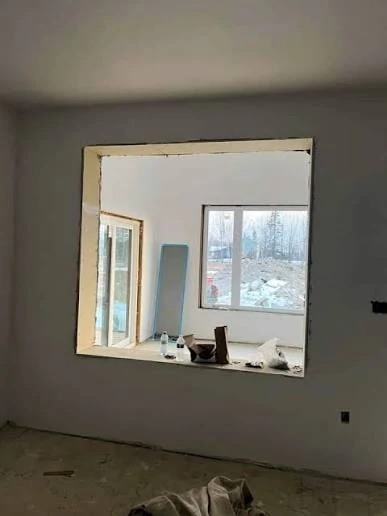
#> input picture fastapi-service/generated/sessions/04c92a81-9c2c-4221-90a7-0eb3a53b4f07/workspace.webp, 387 x 516 px
$ python -i brightness.py   (imports and definitions only)   (older library calls are emulated)
#> lines starting #> are read from the running program, lines starting #| are printed output that depends on the picture; after the words box and inside, x2 and y2 are one past the last pixel; in counts of white or black regions, pixels touching at a corner belong together
from pathlib import Path
from typing import Literal, TypedDict

import cv2
import numpy as np

BrightnessCategory = Literal["dim", "normal", "bright"]
TemperatureCategory = Literal["cool", "neutral", "warm"]


class BrightnessAnalysis(TypedDict):
    mean_pixel_intensity: float
    category: BrightnessCategory


class LightDirection(TypedDict):
    x: float
    y: float


class SuggestedModelAdjustments(TypedDict):
    brightness: float
    contrast: float
    saturation: float
    color_mix: float
    blur_px: float
    grain: float
    shadow_opacity: float
    exposure_bias: float
    ambient_tint_hex: str
    directional_intensity: float
    ambient_intensity: float


class LightingAnalysis(TypedDict):
    mean_rgb: list[int]
    ambient_rgb: list[int]
    ambient_hex: str
    contrast: float
    saturation: float
    warmth: float
    tint: float
    temperature: TemperatureCategory
    sharpness: float
    noise: float
    light_direction: LightDirection
    suggested: SuggestedModelAdjustments


def analyze_brightness(image_path: Path) -> BrightnessAnalysis:
    image = cv2.imread(str(image_path))
    if image is None:
        raise ValueError("Unable to read image for brightness analysis.")

    grayscale = cv2.cvtColor(image, cv2.COLOR_BGR2GRAY)
    mean_intensity = float(grayscale.mean())

    return {
        "mean_pixel_intensity": round(mean_intensity, 2),
        "category": classify_brightness(mean_intensity),
    }


def analyze_lighting(image_path: Path) -> LightingAnalysis:
    image = cv2.imread(str(image_path))
#> image is the input picture: shape (516, 387, 3); mean B, G, R 95.3, 105.4, 110.1
    if image is None:
        raise ValueError("Unable to read image for lighting analysis.")

    image = _downscale_for_analysis(image)
    grayscale = cv2.cvtColor(image, cv2.COLOR_BGR2GRAY)
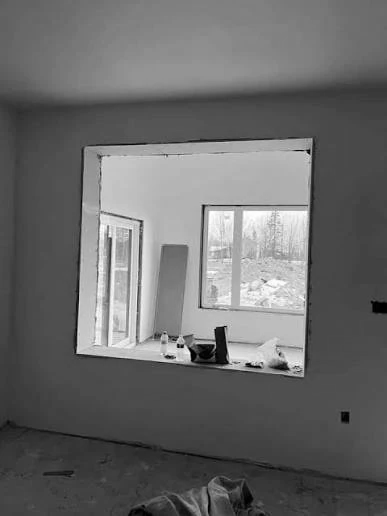
#> grayscale: shape (516, 387); min 0, max 255, mean 105.7
    rgb = cv2.cvtColor(image, cv2.COLOR_BGR2RGB)
    hsv = cv2.cvtColor(image, cv2.COLOR_BGR2HSV)
#> hsv: shape (516, 387, 3); mean H, S, V 25.8, 47.1, 111.6
    lab = cv2.cvtColor(image, cv2.COLOR_BGR2LAB)
#> lab: shape (516, 387, 3); mean of channels 0, 1, 2 112.2, 128.1, 134.5

    lightness = lab[:, :, 0].astype(np.float32) * (100.0 / 255.0)
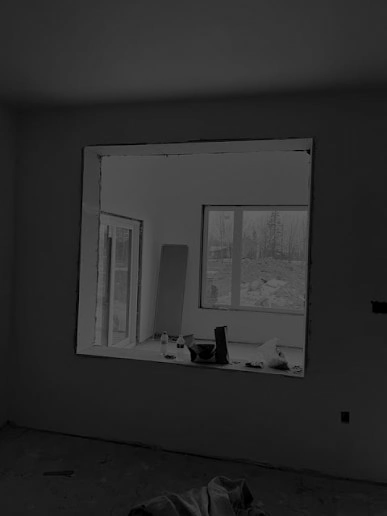
#> lightness: shape (516, 387) float32; min 0, max 100, mean 44
    median_lightness = float(np.median(lightness))
#> median_lightness = 33.73
    mean_lightness = float(np.mean(lightness))
#> mean_lightness = 44

    # Normalized scene exposure: E_scene in [0.65, 1.35]
    scene_exposure = float(
        np.clip(
            (median_lightness / 50.0) * 0.90 + (mean_lightness / 50.0) * 0.10,
            0.65,
            1.35,
        )
    )
#> scene_exposure = 0.695
    exposure_bias = float(np.clip(scene_exposure - 1.0, -0.30, 0.30))
#> exposure_bias = -0.3

    contrast = float(np.std(grayscale) / 64.0)
#> contrast = 0.794
    saturation = float(np.mean(hsv[:, :, 1]) / 255.0)
#> saturation = 0.185
    mean_rgb_array = np.mean(rgb.reshape(-1, 3), axis=0)
#> mean_rgb_array = [110.1, 105.4, 95.31]
    mean_rgb = [int(round(value)) for value in mean_rgb_array]
#> mean_rgb = [110, 105, 95]

    ambient_rgb, ambient_hex = _compute_ambient_rgb(rgb, lightness)

    red, green, blue = mean_rgb_array
    warmth = float(np.clip((red - blue) / 90.0, -1.0, 1.0))
    tint = float(np.clip((green - ((red + blue) / 2.0)) / 90.0, -1.0, 1.0))

    laplacian_var = float(cv2.Laplacian(grayscale, cv2.CV_64F).var())
    sharpness = float(np.clip(laplacian_var / 850.0, 0.0, 1.50))
    noise = _estimate_noise(grayscale)
    light_direction = _estimate_light_direction(grayscale)

    # Directional confidence based on luminance difference and contrast
    dir_mag = np.sqrt(light_direction["x"] ** 2 + light_direction["y"] ** 2)
    directional_confidence = float(np.clip(dir_mag * min(contrast, 1.2), 0.0, 1.0))

    suggested = _suggest_model_adjustments(
        scene_exposure=scene_exposure,
        exposure_bias=exposure_bias,
        contrast=contrast,
        saturation=saturation,
        sharpness=sharpness,
        noise=noise,
        ambient_hex=ambient_hex,
        directional_confidence=directional_confidence,
    )

    return {
        "mean_rgb": mean_rgb,
        "ambient_rgb": ambient_rgb,
        "ambient_hex": ambient_hex,
        "contrast": round(float(np.clip(contrast, 0.0, 2.0)), 3),
        "saturation": round(float(np.clip(saturation, 0.0, 1.0)), 3),
        "warmth": round(warmth, 3),
        "tint": round(tint, 3),
        "temperature": _classify_temperature(warmth),
        "sharpness": round(sharpness, 3),
        "noise": round(noise, 3),
        "light_direction": light_direction,
        "suggested": suggested,
    }


def classify_brightness(mean_intensity: float) -> BrightnessCategory:
    if mean_intensity <= 85:
        return "dim"
    if mean_intensity <= 170:
        return "normal"
    return "bright"


def _downscale_for_analysis(image: np.ndarray) -> np.ndarray:
    height, width = image.shape[:2]
    longest = max(height, width)
    if longest <= 900:
        return image

    scale = 900 / longest
    return cv2.resize(
        image,
        (int(width * scale), int(height * scale)),
        interpolation=cv2.INTER_AREA,
    )


def _compute_ambient_rgb(rgb: np.ndarray, lightness: np.ndarray) -> tuple[list[int], str]:
    lower = np.percentile(lightness, 20)
#> lower = 28.24
    upper = np.percentile(lightness, 80)
#> upper = 67.45
    mask = (lightness >= lower) & (lightness <= upper)
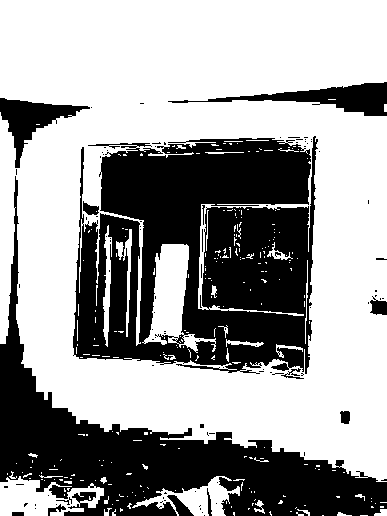
#> mask: shape (516, 387) bool; 61.7% white; 102 black regions (87 under 20 px), largest, box (x1, y1, x2, y2) and area: (73, 136, 318, 374) 42493, (0, 176, 387, 516) 27986, (168, 82, 387, 116) 2511
    sampled = rgb[mask] if np.any(mask) else rgb.reshape(-1, 3)
    ambient = np.mean(sampled, axis=0)
#> ambient = [98.57, 92.96, 82.67]
    neutralized = ambient * 0.70 + np.array([128, 128, 128]) * 0.30
#> neutralized = [107.4, 103.5, 96.27]
    rgb_list = [int(round(value)) for value in np.clip(neutralized, 0, 255)]
#> rgb_list = [107, 103, 96]
    hex_code = "#{:02x}{:02x}{:02x}".format(*rgb_list)
#> hex_code = '#6b6760'
#> in analyze_lighting, `ambient_rgb, ambient_hex = _compute_ambient_rgb(rgb, lightness)`: ambient_rgb = [107, 103, 96]; ambient_hex = '#6b6760'
#> in analyze_lighting, `red, green, blue = mean_rgb_array`: red = 110.1; green = 105.4; blue = 95.31
#> in analyze_lighting, `warmth = float(np.clip((red - blue) / 90.0, -1.0, 1.0))`: warmth = 0.165
#> in analyze_lighting, `tint = float(np.clip((green - ((red + blue) / 2.0)) / 90.0, -1.0, 1.0))`: tint = 0.0302
#> in analyze_lighting, `laplacian_var = float(cv2.Laplacian(grayscale, cv2.CV_64F).var())`: laplacian_var = 385.9
#> in analyze_lighting, `sharpness = float(np.clip(laplacian_var / 850.0, 0.0, 1.50))`: sharpness = 0.454
    return rgb_list, hex_code


def _estimate_noise(grayscale: np.ndarray) -> float:
    # Filter out architectural edges using Sobel magnitude to isolate flat texture noise
    sobel_x = cv2.Sobel(grayscale, cv2.CV_64F, 1, 0, ksize=3)
    sobel_y = cv2.Sobel(grayscale, cv2.CV_64F, 0, 1, ksize=3)
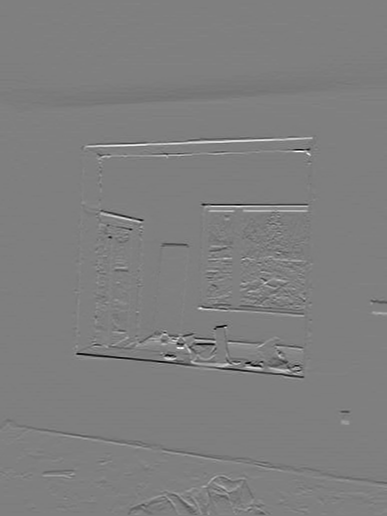
#> sobel_y: shape (516, 387) float64; min -743, max 747, mean -0.9; drawn with min black and max white
    grad_mag = np.sqrt(sobel_x**2 + sobel_y**2)
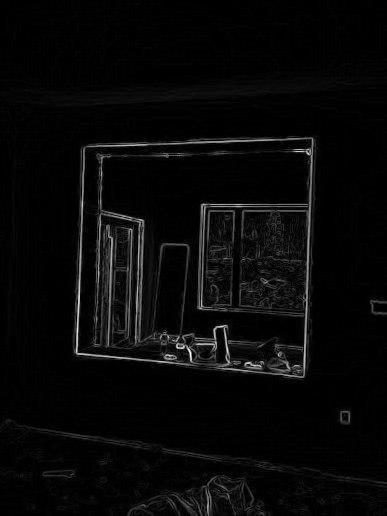
#> grad_mag: shape (516, 387) float64; min 0, max 906.2, mean 29.3; drawn with min black and max white
    edge_threshold = float(np.percentile(grad_mag, 65))
#> edge_threshold = 11.4
    flat_mask = grad_mag < edge_threshold
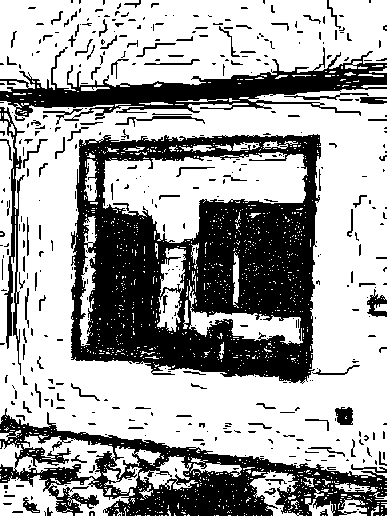
#> flat_mask: shape (516, 387) bool; 64.7% white; 445 black regions (334 under 20 px), largest, box (x1, y1, x2, y2) and area: (71, 134, 321, 384) 37138, (0, 408, 387, 516) 14927, (0, 47, 387, 121) 9347

    blurred = cv2.GaussianBlur(grayscale, (3, 3), 0)
    residual = grayscale.astype(np.float32) - blurred.astype(np.float32)
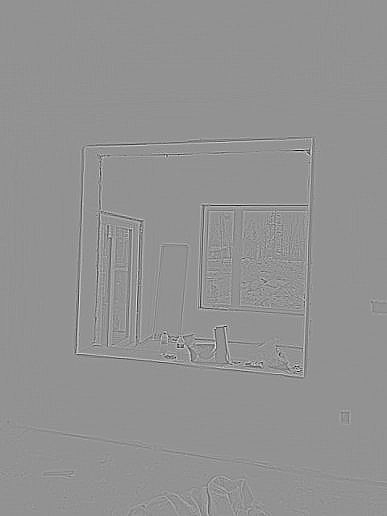
#> residual: shape (516, 387) float32; min -80, max 59, mean 0; drawn with min black and max white
    flat_residuals = residual[flat_mask] if np.any(flat_mask) else residual.ravel()
    noise_std = float(np.std(flat_residuals))
#> noise_std = 0.817
#> in analyze_lighting, `noise = _estimate_noise(grayscale)`: noise = 0.0511
    return float(np.clip(noise_std / 16.0, 0.0, 1.0))


def _estimate_light_direction(grayscale: np.ndarray) -> LightDirection:
    height, width = grayscale.shape[:2]
#> height = 516; width = 387
    left = float(grayscale[:, : max(1, width // 3)].mean())
#> left = 94.28
    right = float(grayscale[:, max(0, width - width // 3) :].mean())
#> right = 97.85
    top = float(grayscale[: max(1, height // 3), :].mean())
#> top = 109.4
    bottom = float(grayscale[max(0, height - height // 3) :, :].mean())
#> bottom = 72.42
#> in analyze_lighting, `light_direction = _estimate_light_direction(grayscale)`: light_direction = {'x': 0.051, 'y': 0.529}
#> in analyze_lighting, `dir_mag = np.sqrt(light_direction["x"] ** 2 + light_direction["y"] ** 2)`: dir_mag = 0.531
#> in analyze_lighting, `directional_confidence = float(np.clip(dir_mag * min(contrast, 1.2), 0..`: directional_confidence = 0.422

    return {
        "x": round(float(np.clip((right - left) / 70.0, -1.0, 1.0)), 3),
        "y": round(float(np.clip((top - bottom) / 70.0, -1.0, 1.0)), 3),
    }


def _suggest_model_adjustments(
    scene_exposure: float,
    exposure_bias: float,
    contrast: float,
    saturation: float,
    sharpness: float,
    noise: float,
    ambient_hex: str,
    directional_confidence: float,
) -> SuggestedModelAdjustments:
#> called with scene_exposure = 0.695, exposure_bias = -0.3, contrast = 0.794, saturation = 0.185, sharpness = 0.454, noise = 0.0511, ambient_hex = '#6b6760', directional_confidence = 0.422
    brightness = float(np.clip(scene_exposure * 0.95 + 0.05, 0.70, 1.25))
#> brightness = 0.71
    contrast_adjustment = float(np.clip(0.80 + contrast * 0.22, 0.80, 1.20))
#> contrast_adjustment = 0.975
    saturation_adjustment = float(np.clip(0.82 + saturation * 0.45, 0.75, 1.15))
#> saturation_adjustment = 0.903
    color_mix = float(np.clip(0.10 + saturation * 0.18, 0.05, 0.30))
#> color_mix = 0.133

    # Adaptive blur roll-off: if optical sharpness < 0.40, apply subtle blur; if >= 0.70, zero blur
    blur_px = float(np.clip((0.40 - sharpness) * 1.5, 0.0, 0.60)) if sharpness < 0.40 else 0.0
#> blur_px = 0

    # Sensor grain in [0.00, 0.18]
    grain = float(np.clip(noise * 0.18, 0.0, 0.18))
#> grain = 0.00919

    # Shadow opacity in [0.10, 0.45]
    shadow_opacity = float(
        np.clip(
            0.24 + directional_confidence * 0.12 - (scene_exposure - 1.0) * 0.08,
            0.10,
            0.45,
        )
    )
#> shadow_opacity = 0.315

    # Directional intensity in [0.80, 1.80]
    directional_intensity = float(np.clip(0.95 + directional_confidence * 0.60, 0.80, 1.80))
#> directional_intensity = 1.2

    # Ambient intensity in [0.28, 0.55]
    ambient_intensity = float(
        np.clip(
            0.32 + (1.0 - directional_confidence * 0.35) * 0.10 + (scene_exposure - 1.0) * 0.08,
            0.28,
            0.55,
        )
    )
#> ambient_intensity = 0.381
#> in analyze_lighting, `suggested = _suggest_model_adjustments( scene_exposure=scene_exposure,..`: suggested = 11 items

    return {
        "brightness": round(brightness, 3),
        "contrast": round(contrast_adjustment, 3),
        "saturation": round(saturation_adjustment, 3),
        "color_mix": round(color_mix, 3),
        "blur_px": round(blur_px, 3),
        "grain": round(grain, 3),
        "shadow_opacity": round(shadow_opacity, 3),
        "exposure_bias": round(exposure_bias, 3),
        "ambient_tint_hex": ambient_hex,
        "directional_intensity": round(directional_intensity, 3),
        "ambient_intensity": round(ambient_intensity, 3),
    }


def _classify_temperature(warmth: float) -> TemperatureCategory:
    if warmth <= -0.18:
        return "cool"
    if warmth >= 0.18:
        return "warm"
    return "neutral"

>>> result = analyze_lighting('generated/sessions/04c92a81-9c2c-4221-90a7-0eb3a53b4f07/workspace.webp')
#> result = 12 items
